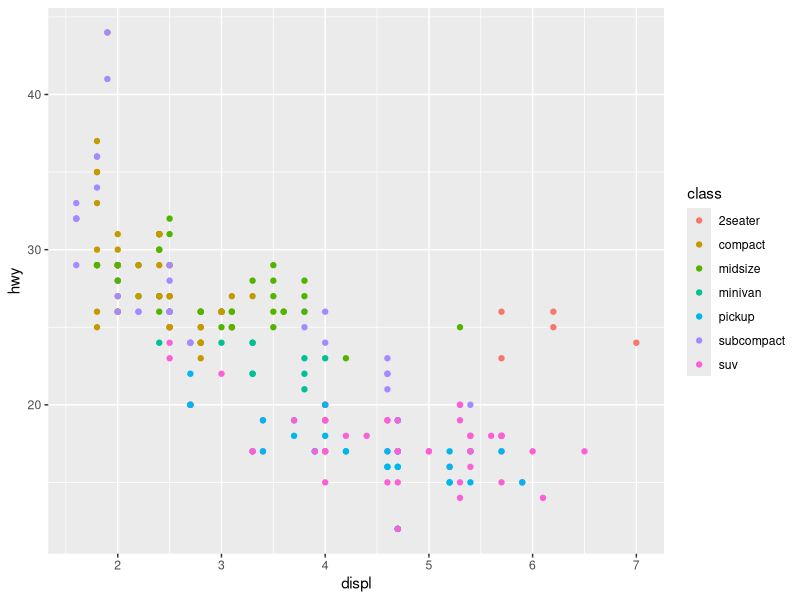
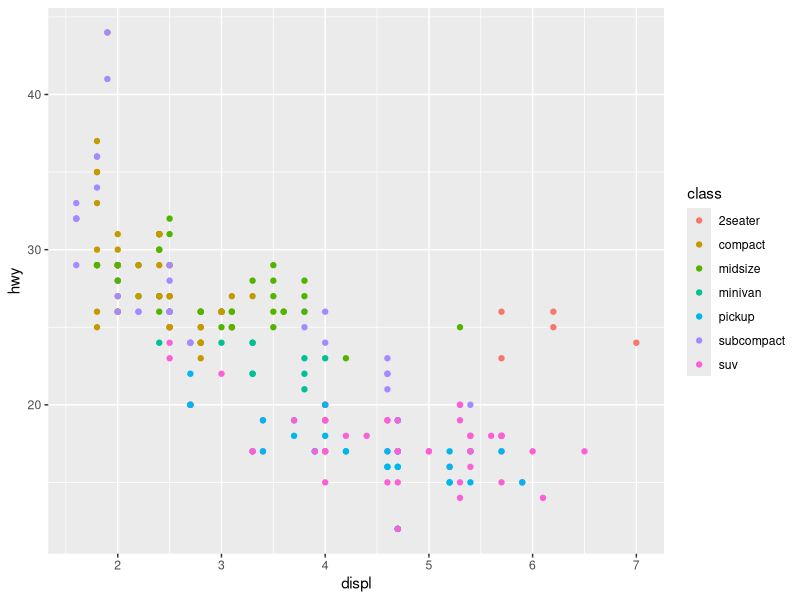

The R source for these figures, in order:
library(ggplot2)
pdf(NULL) 

ggplot(mpg, aes(displ, hwy, colour = class)) +
  geom_point()

ggsave(filename = "fig1.pdf", width = 4, height = 4)